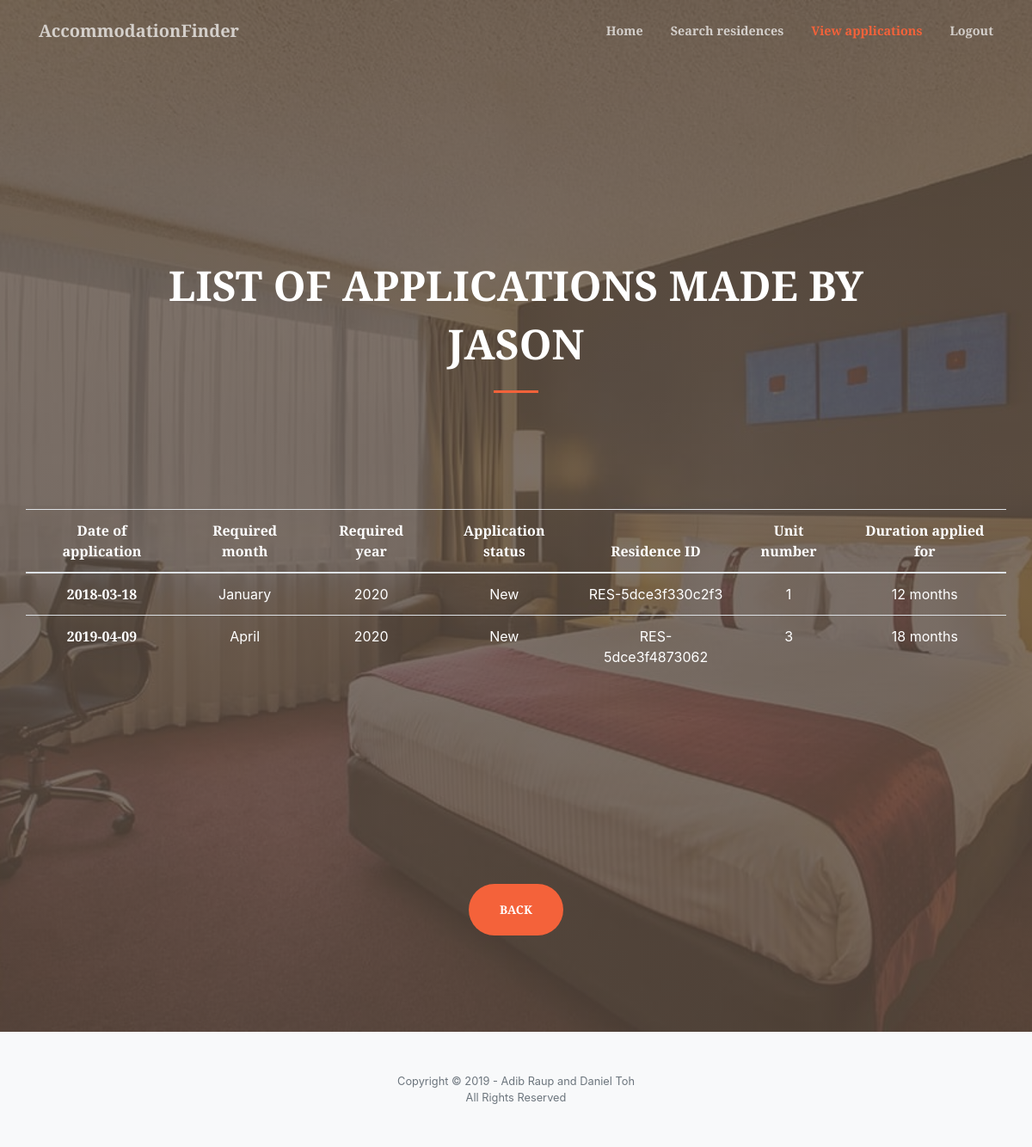
The page /applicantViewApplications.php (signed in) on the database its author committed.
### tables this page shows
CREATE TABLE `application` (
  `applyID` varchar(20) NOT NULL,
  `applyDate` date NOT NULL,
  `reqMonth` char(10) NOT NULL,
  `reqYear` int(4) NOT NULL,
  `status` char(10) NOT NULL,
  `applyUName` varchar(30) NOT NULL,
  `resID` varchar(20) NOT NULL,
  `unitNo` int(10) NOT NULL,
  `duration` varchar(10) NOT NULL,
  PRIMARY KEY (`applyID`),
  FOREIGN KEY (`applyUName`) REFERENCES users(`username`),
  FOREIGN KEY (`resID`) REFERENCES residence(`resID`)
);

### applicantViewApplications.php (the view, shortened to what this page needs)
<!DOCTYPE html>
<html lang="en">
<head>
  <link href="vendor/fontawesome-free/css/all.min.css" rel="stylesheet" type="text/css">
  <link href="vendor/magnific-popup/magnific-popup.css" rel="stylesheet">
  <link href="css/creative3.5.min.css" rel="stylesheet">
</head>
<body id="page-top">
  <nav class="navbar navbar-expand-lg navbar-light fixed-top py-3" id="mainNav">
    <div class="container">
      <a class="navbar-brand js-scroll-trigger" href="index.html">AccommodationFinder</a>
      <div class="collapse navbar-collapse" id="navbarResponsive">
        <ul class="navbar-nav ml-auto my-2 my-lg-0">
          <li class="nav-item">
            <a class="nav-link js-scroll-trigger" href="applicantHome.php">Home</a>
          </li>
          <li class="nav-item">
            <a class="nav-link js-scroll-trigger" href="searchAccommodation.html">Search residences</a>
          </li>
          <li class="nav-item">
            <a class="nav-link js-scroll-trigger" href="#page-top">View applications</a>
          </li>
          <li class="nav-item">
            <a class="nav-link js-scroll-trigger" href="index.html">Logout</a>
          </li>
        </ul>
      </div>
    </div>
  </nav>
  <header class="masthead">
    <div class="container h-100">
      <div class="row h-100 align-items-center justify-content-center text-center">
        <div class="col-lg-10 align-self-end">
          <h1 class="text-uppercase text-white font-weight-bold"><font size="7">List of applications
            made by <?php echo $_SESSION["Username"]; ?></font></h1>
          <hr class="divider my-4">
        </div>
          <table class="table table-hover">
            <thead>
              <tr>
                <th><font color="white">Date of application</font></th>
                <th><font color="white">Required month</font></th>
                <th><font color="white">Required year</font></th>
                <th><font color="white">Application status</font></th>
                <th><font color="white">Residence ID</font></th>
                <th><font color="white">Unit number</font></th>
                <th><font color="white">Duration applied for</font></th>
              </tr>
            </thead>
            <tbody>
              <?php
              $servername = "localhost";
              $username = "root";
              $password = "";
              $conn = new mysqli($servername, $username, $password);
              $conn->select_db("accommodationfinder");
              $uName = $_SESSION["Username"];
              $lq = "SELECT * FROM application WHERE applyUName = '$uName'";
              $res = $conn->query($lq);
              foreach($res as $opt){
              ?>
                <tr>
                  <th scope="row" class="date"><font color="white"><?php echo $opt['applyDate']?></font></th>
                  <td class="month"><font color="white"><?php echo $opt['reqMonth']?></font></td>
                  <td class="year"><font color="white"><?php echo $opt['reqYear']?></font></td>
                  <td class="status"><font color="white"><?php echo $opt['status']?></font></td>
                  <td class="status"><font color="white"><?php echo $opt['resID']?></font></td>
                  <td class="status"><font color="white"><?php echo $opt['unitNo']?></font></td>
                  <td class="status"><font color="white"><?php echo $opt['duration']?></font></td>
                </tr>
              <?php }?>
            </tbody>
          </table>
          <br><br>
        <a class="btn btn-primary btn-xl js-scroll-trigger" href="applicantHome.php">Back</a>
      </div>
    </div>
  </header>
  <footer class="bg-light py-5">
    <div class="container">
      <div class="small text-center text-muted">Copyright &copy; 2019 - Adib Raup and Daniel Toh</div>
      <div class="small text-center text-muted">All Rights Reserved</div>
    </div>
  </footer>
</body>
</html>

### rows shown on the page
application: applyDate "2018-03-18", reqMonth "January", reqYear "2020", status "New", resID "RES-5dce3f330c2f3", unitNo "1", duration "12 months"
application: applyDate "2019-04-09", reqMonth "April", reqYear "2020", status "New", resID "RES-5dce3f4873062", unitNo "3", duration "18 months"

### other values the page prints
$_SESSION["Username"] "JASON"
